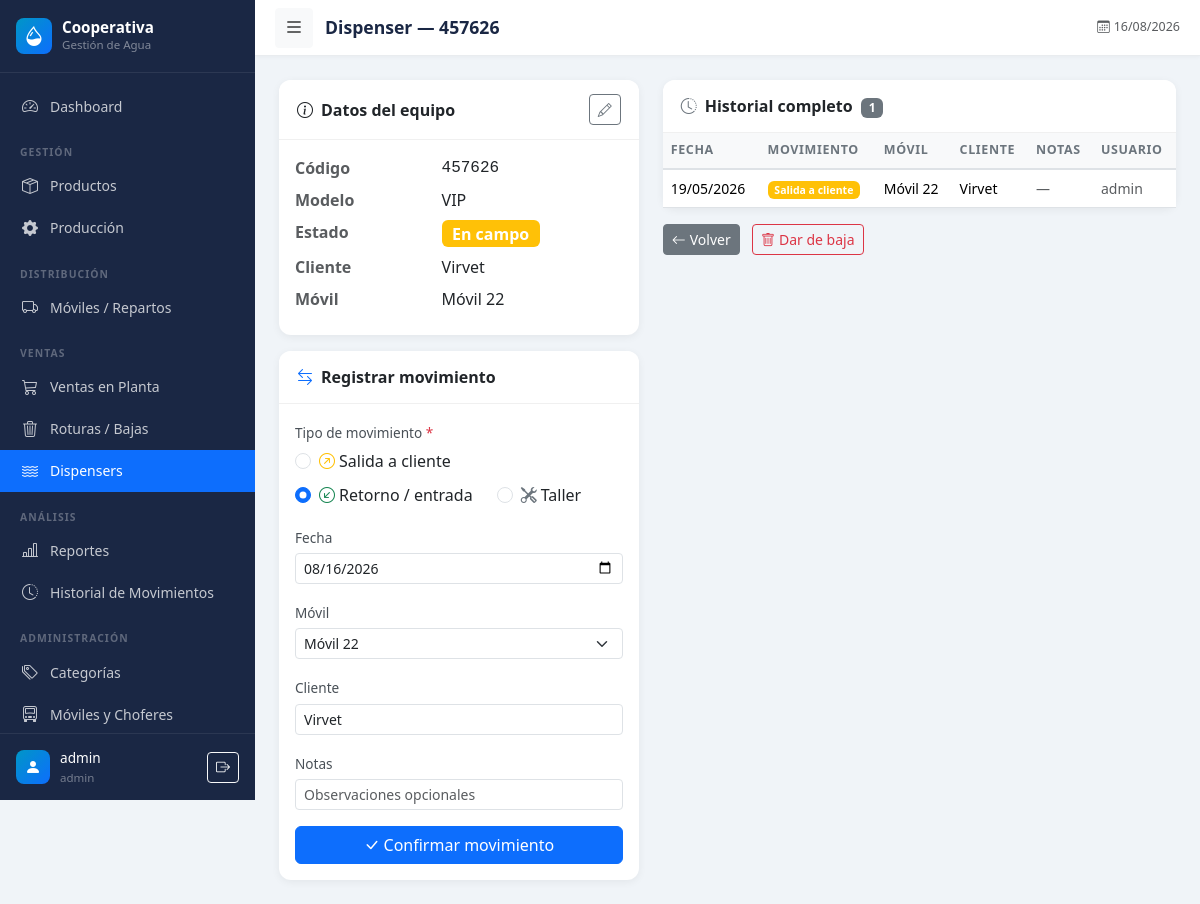
Page /dispensers/1 (signed in) on the committed database.
### models.py (models this page shows, shortened)
class User(UserMixin, db.Model):
    __tablename__ = 'users'
    id = db.Column(db.Integer, primary_key=True)
    username = db.Column(db.String(80), unique=True, nullable=False)
    email = db.Column(db.String(120), unique=True, nullable=True)
    password_hash = db.Column(db.String(256), nullable=False)
    role = db.Column(db.String(20), default='operator')  # admin, operator, viewer
    active = db.Column(db.Boolean, default=True)
    created_at = db.Column(db.DateTime, default=datetime.utcnow)
    @property
    def is_admin(self):
        return self.role == 'admin'

class Dispenser(db.Model):
    __tablename__ = 'dispensers'
    id = db.Column(db.Integer, primary_key=True)
    code = db.Column(db.String(50), unique=True, nullable=False)  # nro de serie
    model = db.Column(db.String(50), default='VIP')               # VIP, Antares 10, etc.
    status = db.Column(db.String(20), default='deposito')         # deposito, campo, taller
    current_client = db.Column(db.String(100))
    current_vehicle_id = db.Column(db.Integer, db.ForeignKey('vehicles.id'), nullable=True)
    notes = db.Column(db.Text)
    active = db.Column(db.Boolean, default=True)
    created_at = db.Column(db.DateTime, default=datetime.utcnow)
    current_vehicle = db.relationship('Vehicle', backref='dispensers_assigned')
    movements = db.relationship('DispenserMovement', backref='dispenser',
                                lazy=True, order_by='DispenserMovement.date.desc()')
    STATUS_LABELS = {'deposito': 'En depósito', 'campo': 'En campo', 'taller': 'En taller'}
    STATUS_COLORS = {'deposito': 'success', 'campo': 'warning', 'taller': 'secondary'}
    @property
    def status_label(self):
        return self.STATUS_LABELS.get(self.status, self.status)
    @property
    def status_color(self):
        return self.STATUS_COLORS.get(self.status, 'secondary')

class Vehicle(db.Model):
    __tablename__ = 'vehicles'
    id = db.Column(db.Integer, primary_key=True)
    code = db.Column(db.String(20), unique=True, nullable=False)
    description = db.Column(db.String(100))
    active = db.Column(db.Boolean, default=True)
    distributions = db.relationship('Distribution', backref='vehicle', lazy=True)

class DispenserMovement(db.Model):
    __tablename__ = 'dispenser_movements'
    id = db.Column(db.Integer, primary_key=True)
    dispenser_id = db.Column(db.Integer, db.ForeignKey('dispensers.id'), nullable=False)
    date = db.Column(db.Date, nullable=False)
    movement_type = db.Column(db.String(20), nullable=False)  # salida, entrada, taller
    vehicle_id = db.Column(db.Integer, db.ForeignKey('vehicles.id'), nullable=True)
    client_name = db.Column(db.String(100))
    notes = db.Column(db.Text)
    user_id = db.Column(db.Integer, db.ForeignKey('users.id'))
    created_at = db.Column(db.DateTime, default=datetime.utcnow)
    vehicle = db.relationship('Vehicle', backref='dispenser_movements')
    user = db.relationship('User', backref='dispenser_movements')
    TYPE_LABELS = {'salida': 'Salida a cliente', 'entrada': 'Entrada / devuelto', 'taller': 'Enviado a taller'}
    TYPE_COLORS = {'salida': 'warning', 'entrada': 'success', 'taller': 'secondary'}
    @property
    def type_label(self):
        return self.TYPE_LABELS.get(self.movement_type, self.movement_type)
    @property
    def type_color(self):
        return self.TYPE_COLORS.get(self.movement_type, 'secondary')

### blueprints/dispensers.py (the view)
@dispensers_bp.route('/<int:id>')
@login_required
def detail(id):
    d = Dispenser.query.get_or_404(id)
    vehicles = Vehicle.query.filter_by(active=True).order_by(Vehicle.code).all()
    known_clients = db.session.query(DispenserMovement.client_name)\
        .filter(DispenserMovement.client_name.isnot(None),
                DispenserMovement.client_name != '')\
        .distinct().order_by(DispenserMovement.client_name).all()
    known_clients = [r[0] for r in known_clients]
    return render_template('dispensers/detail.html', dispenser=d,
                           vehicles=vehicles, known_clients=known_clients)

### templates/dispensers/detail.html (shortened to what this page needs)
{% extends 'base.html' %}
{% block page_title %}Dispenser — {{ dispenser.code }}{% endblock %}
{% block content %}
<div class="row g-4">
  <div class="col-md-5">
    <div class="card data-card mb-3">
      <div class="card-header d-flex justify-content-between align-items-center">
        <span><i class="bi bi-info-circle me-2"></i>Datos del equipo</span>
        <a href="{{ url_for('dispensers.edit', id=dispenser.id) }}"
           class="btn btn-sm btn-outline-secondary">
          <i class="bi bi-pencil"></i>
        </a>
      </div>
      <div class="card-body">
        <dl class="row mb-0">
          <dt class="col-5 text-muted">Código</dt>
          <dd class="col-7 fw-500 font-monospace">{{ dispenser.code }}</dd>
          <dt class="col-5 text-muted">Modelo</dt>
          <dd class="col-7">{{ dispenser.model }}</dd>
          <dt class="col-5 text-muted">Estado</dt>
          <dd class="col-7">
            <span class="badge bg-{{ dispenser.status_color }} fs-6">
              {{ dispenser.status_label }}
            </span>
          </dd>
          {% if dispenser.current_client %}
          <dt class="col-5 text-muted">Cliente</dt>
          <dd class="col-7">{{ dispenser.current_client }}</dd>
          {% endif %}
          {% if dispenser.current_vehicle %}
          <dt class="col-5 text-muted">Móvil</dt>
          <dd class="col-7">{{ dispenser.current_vehicle.code }}</dd>
          {% endif %}
        </dl>
      </div>
    </div>
    <div class="card data-card" id="mov">
      <div class="card-header">
        <i class="bi bi-arrow-left-right me-2 text-primary"></i>Registrar movimiento
      </div>
      <div class="card-body">
        <form method="POST" action="{{ url_for('dispensers.add_movement', id=dispenser.id) }}">
          <div class="mb-3">
            <label class="form-label">Tipo de movimiento <span class="text-danger">*</span></label>
            <div class="d-flex gap-2 flex-wrap">
              <div class="form-check form-check-inline">
                <input class="form-check-input" type="radio" name="movement_type"
                       id="r_salida" value="salida"
                       {% if dispenser.status != 'campo' %}checked{% endif %}>
                <label class="form-check-label" for="r_salida">
                  <i class="bi bi-arrow-up-right-circle text-warning me-1"></i>Salida a cliente
                </label>
              </div>
              <div class="form-check form-check-inline">
                <input class="form-check-input" type="radio" name="movement_type"
                       id="r_entrada" value="entrada"
                       {% if dispenser.status == 'campo' %}checked{% endif %}>
                <label class="form-check-label" for="r_entrada">
                  <i class="bi bi-arrow-down-left-circle text-success me-1"></i>Retorno / entrada
                </label>
              </div>
              <div class="form-check form-check-inline">
                <input class="form-check-input" type="radio" name="movement_type"
                       id="r_taller" value="taller">
                <label class="form-check-label" for="r_taller">
                  <i class="bi bi-tools text-secondary me-1"></i>Taller
                </label>
              </div>
            </div>
          </div>
          <div class="mb-3">
            <label class="form-label">Fecha</label>
            <input type="date" name="date" class="form-control form-control-sm"
                   value="{{ now.strftime('%Y-%m-%d') }}" required>
          </div>
          <div class="mb-3">
            <label class="form-label">Móvil</label>
            <select name="vehicle_id" class="form-select form-select-sm">
              {% for v in vehicles %}
              <option value="{{ v.id }}"
                {% if dispenser.current_vehicle and dispenser.current_vehicle.id == v.id %}selected{% endif %}>
                {{ v.code }}
              </option>
              {% endfor %}
            </select>
          </div>
          <div class="mb-3">
            <label class="form-label">Cliente</label>
            <input type="text" name="client_name" class="form-control form-control-sm"
                   value="{{ dispenser.current_client or '' }}"
                   placeholder="Nombre del cliente"
                   list="clients-list" autocomplete="off">
          </div>
          <div class="mb-3">
            <label class="form-label">Notas</label>
            <input type="text" name="notes" class="form-control form-control-sm"
                   placeholder="Observaciones opcionales">
          </div>
          <button type="submit" class="btn btn-primary w-100">
            <i class="bi bi-check-lg me-1"></i>Confirmar movimiento
          </button>
        </form>
      </div>
    </div>
  </div>
  <div class="col-md-7">
    <div class="card data-card">
      <div class="card-header">
        <i class="bi bi-clock-history me-2 text-secondary"></i>Historial completo
        <span class="badge bg-secondary ms-1">{{ dispenser.movements|length }}</span>
      </div>
      <div class="card-body p-0">
        {% if dispenser.movements %}
        <div class="table-responsive">
          <table class="table table-hover align-middle mb-0 small">
            <thead class="table-light">
              <tr>
                <th>Fecha</th>
                <th>Movimiento</th>
                <th>Móvil</th>
                <th>Cliente</th>
                <th>Notas</th>
                <th>Usuario</th>
              </tr>
            </thead>
            <tbody>
              {% for m in dispenser.movements %}
              <tr>
                <td class="text-nowrap">{{ m.date.strftime('%d/%m/%Y') }}</td>
                <td>
                  <span class="badge bg-{{ m.type_color }}">{{ m.type_label }}</span>
                </td>
                <td>{{ m.vehicle.code if m.vehicle else '—' }}</td>
                <td>{{ m.client_name or '—' }}</td>
                <td class="text-muted">{{ m.notes or '—' }}</td>
                <td class="text-muted">{{ m.user.username if m.user else '—' }}</td>
              </tr>
              {% endfor %}
            </tbody>
          </table>
        </div>
        {% else %}
        <div class="text-center text-muted p-4">Sin movimientos registrados.</div>
        {% endif %}
      </div>
    </div>
    <div class="mt-3">
      <a href="{{ url_for('dispensers.index') }}" class="btn btn-secondary btn-sm">
        <i class="bi bi-arrow-left me-1"></i>Volver
      </a>
      {% if current_user.is_admin %}
      <form method="POST" action="{{ url_for('dispensers.delete', id=dispenser.id) }}"
            class="d-inline ms-2"
            onsubmit="return confirm('¿Dar de baja este dispenser?')">
        <button type="submit" class="btn btn-outline-danger btn-sm">
          <i class="bi bi-trash me-1"></i>Dar de baja
        </button>
      </form>
      {% endif %}
    </div>
  </div>
</div>
{% endblock %}

### templates/base.html (shortened to what this page needs)
<!DOCTYPE html>
<html lang="es">
<head>
  <link href="https://cdn.jsdelivr.net/npm/bootstrap@5.3.2/dist/css/bootstrap.min.css" rel="stylesheet">
  <link href="https://cdn.jsdelivr.net/npm/bootstrap-icons@1.11.3/font/bootstrap-icons.css" rel="stylesheet">
  <link href="{{ url_for('static', filename='css/style.css') }}" rel="stylesheet">
</head>
<body>
<nav id="sidebar">
  <div class="sidebar-header">
    <a href="{{ url_for('dashboard.index') }}" class="sidebar-brand">
      <div class="sidebar-brand-icon">
        <i class="bi bi-droplet-half text-white fs-5"></i>
      </div>
      <div>
        <div class="sidebar-brand-name">Cooperativa</div>
        <div class="sidebar-brand-sub">Gestión de Agua</div>
      </div>
    </a>
  </div>
  <div class="sidebar-nav">
    <ul class="nav flex-column">
      <li class="nav-item">
        <a class="nav-link {% if request.endpoint == 'dashboard.index' %}active{% endif %}"
           href="{{ url_for('dashboard.index') }}">
          <i class="bi bi-speedometer2"></i> Dashboard
        </a>
      </li>
      <li><div class="nav-section-label">Gestión</div></li>
      <li class="nav-item">
        <a class="nav-link {% if request.blueprint == 'products' %}active{% endif %}"
           href="{{ url_for('products.index') }}">
          <i class="bi bi-box-seam"></i> Productos
        </a>
      </li>
      <li class="nav-item">
        <a class="nav-link {% if request.blueprint == 'production' %}active{% endif %}"
           href="{{ url_for('production.index') }}">
          <i class="bi bi-gear-fill"></i> Producción
        </a>
      </li>
      <li><div class="nav-section-label">Distribución</div></li>
      <li class="nav-item">
        <a class="nav-link {% if request.blueprint == 'distribution' %}active{% endif %}"
           href="{{ url_for('distribution.index') }}">
          <i class="bi bi-truck"></i> Móviles / Repartos
        </a>
      </li>
      <li><div class="nav-section-label">Ventas</div></li>
      <li class="nav-item">
        <a class="nav-link {% if request.blueprint == 'sales' %}active{% endif %}"
           href="{{ url_for('sales.index') }}">
          <i class="bi bi-cart3"></i> Ventas en Planta
        </a>
      </li>
      <li class="nav-item">
        <a class="nav-link {% if request.blueprint == 'breakage' %}active{% endif %}"
           href="{{ url_for('breakage.index') }}">
          <i class="bi bi-trash3"></i> Roturas / Bajas
        </a>
      </li>
      <li class="nav-item">
        <a class="nav-link {% if request.blueprint == 'dispensers' %}active{% endif %}"
           href="{{ url_for('dispensers.index') }}">
          <i class="bi bi-water"></i> Dispensers
        </a>
      </li>
      <li><div class="nav-section-label">Análisis</div></li>
      <li class="nav-item">
        <a class="nav-link {% if request.blueprint == 'reports' %}active{% endif %}"
           href="{{ url_for('reports.index') }}">
          <i class="bi bi-bar-chart-line"></i> Reportes
        </a>
      </li>
      <li class="nav-item">
        <a class="nav-link {% if request.endpoint == 'reports.movements' %}active{% endif %}"
           href="{{ url_for('reports.movements') }}">
          <i class="bi bi-clock-history"></i> Historial de Movimientos
        </a>
      </li>
      {% if current_user.is_admin %}
      <li><div class="nav-section-label">Administración</div></li>
      <li class="nav-item">
        <a class="nav-link {% if request.endpoint == 'products.categories' %}active{% endif %}"
           href="{{ url_for('products.categories') }}">
          <i class="bi bi-tags"></i> Categorías
        </a>
      </li>
      <li class="nav-item">
        <a class="nav-link {% if request.endpoint == 'products.vehicles' %}active{% endif %}"
           href="{{ url_for('products.vehicles') }}">
          <i class="bi bi-truck-front"></i> Móviles y Choferes
        </a>
      </li>
      {% endif %}
    </ul>
  </div>
  <div class="sidebar-footer">
    <div class="sidebar-brand-icon" style="width:34px;height:34px;">
      <i class="bi bi-person-fill text-white"></i>
    </div>
    <div class="flex-grow-1 overflow-hidden">
      <div class="sidebar-user-name">{{ current_user.username }}</div>
      <div class="sidebar-user-role">{{ current_user.role }}</div>
    </div>
    <a href="{{ url_for('auth.logout') }}" class="btn btn-sm btn-outline-light flex-shrink-0"
       title="Cerrar sesión">
      <i class="bi bi-box-arrow-right"></i>
    </a>
  </div>
</nav>
<div class="main-content" id="mainContent">
  <header class="top-bar">
    <button class="btn btn-sm btn-light" id="sidebarToggle">
      <i class="bi bi-list fs-5"></i>
    </button>
    <span class="page-title">{% block page_title %}{% endblock %}</span>
    <div class="ms-auto d-flex align-items-center gap-3">
      <span class="text-muted smaller d-none d-md-inline">
        <i class="bi bi-calendar3 me-1"></i>{{ now.strftime('%d/%m/%Y') }}
      </span>
    </div>
  </header>
  <div class="content-area">
    {% block content %}{% endblock %}
  </div>
</div>
</body>
</html>

### rows in the picture
User: username "admin", role "admin"
Dispenser: code "457626", model "VIP", status_label "En campo", current_client "Virvet", status "☐ Salida a cliente", status "☑ Retorno / entrada", client_name "Virvet"
Vehicle: current_vehicle.code "Móvil 22"
DispenserMovement: date "19/05/2026", type_label "Salida a cliente", vehicle "Móvil 22", client_name "Virvet", notes "—", user "admin"

### other values in the picture
{{ dispenser.movements|length }} "1"
form field vehicle_id "Móvil 22"
